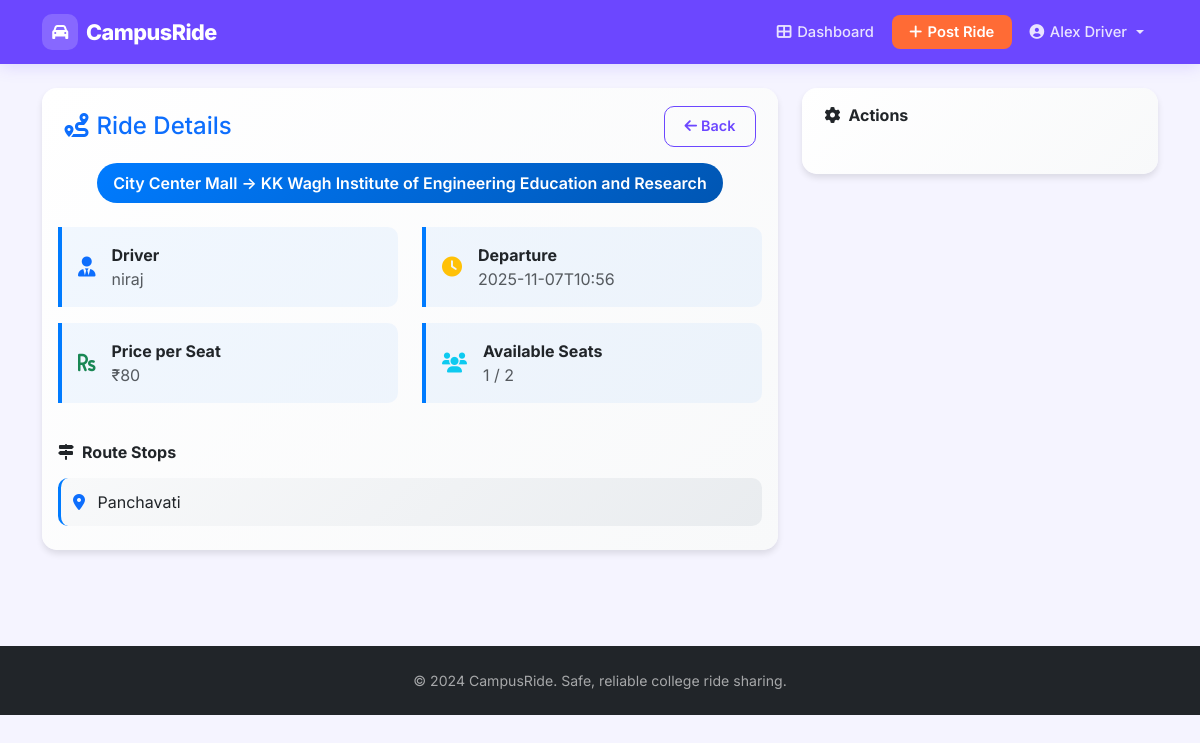
The page /ride-details/12 (signed in) on the database its author committed.
### tables this page shows
CREATE TABLE rides (
            id INTEGER PRIMARY KEY AUTOINCREMENT,
            driver_email TEXT NOT NULL,
            driver_name TEXT NOT NULL,
            origin TEXT NOT NULL,
            destination TEXT NOT NULL,
            departure_time TEXT NOT NULL,
            seats_available INTEGER NOT NULL,
            created_at TEXT NOT NULL, price_per_seat DECIMAL(10,2) DEFAULT 0.00, route_waypoints TEXT, ride_status TEXT DEFAULT "active", completed_at TEXT, distance_km DECIMAL(5,2) DEFAULT 0.00,
            FOREIGN KEY (driver_email) REFERENCES users (email)
        );

CREATE TABLE bookings (
            id INTEGER PRIMARY KEY AUTOINCREMENT,
            ride_id INTEGER NOT NULL,
            passenger_email TEXT NOT NULL,
            passenger_name TEXT NOT NULL,
            booked_at TEXT NOT NULL, pickup_location TEXT, dropoff_location TEXT, amount_paid DECIMAL(10,2) DEFAULT 0.00, payment_status TEXT DEFAULT "pending",
            FOREIGN KEY (ride_id) REFERENCES rides (id),
            FOREIGN KEY (passenger_email) REFERENCES users (email)
        );

### app.py (the view)
@app.route('/ride-details/<int:ride_id>')
def ride_details(ride_id):
    if 'email' not in session:
        flash('You must be logged in to view ride details.', 'error')
        return redirect(url_for('login'))
    conn = get_db_connection()
    ride = conn.execute('''
        SELECT r.*, COALESCE(COUNT(b.id), 0) as booked_seats
        FROM rides r
        LEFT JOIN bookings b ON r.id = b.ride_id
        WHERE r.id = ?
        GROUP BY r.id
    ''', (ride_id,)).fetchone()
    if not ride:
        conn.close()
        flash('Ride not found.', 'error')
        return redirect(url_for('dashboard'))
    ride_dict = dict(ride)
    ride_dict['available_seats'] = ride_dict['seats_available'] - ride_dict['booked_seats']
    passengers = conn.execute('''
        SELECT passenger_name, passenger_email, booked_at
        FROM bookings WHERE ride_id = ?
    ''', (ride_id,)).fetchall()
    ride_dict['passengers'] = [dict(p) for p in passengers]
    conn.close()
    waypoints = ride_dict.get('route_waypoints')
    if waypoints:
        try:
            ride_dict['route_waypoints'] = json.loads(waypoints)
        except (json.JSONDecodeError, TypeError):
            ride_dict['route_waypoints'] = []
    else:
        ride_dict['route_waypoints'] = []
    return render_template('ride_details.html',
                         ride=ride_dict,
                         role=session.get('role'),
                         email=session.get('email'))

### app.py (called while the page is built)
def get_db_connection():
    conn = sqlite3.connect(DATABASE)
    conn.row_factory = sqlite3.Row
    return conn

### templates/ride_details.html (shortened to what this page needs)
{% extends "layout.html" %}
{% block content %}
<div class="container py-4">
    <div class="row">
        <div class="col-lg-8">
            <div class="card detail-card mb-4">
                <div class="card-header bg-transparent border-0 pb-0">
                    <div class="d-flex justify-content-between align-items-center">
                        <h4 class="mb-0 text-primary">
                            <i class="fas fa-route me-2"></i>Ride Details
                        </h4>
                        <a href="{{ url_for('dashboard') }}" class="btn btn-outline-primary">
                            <i class="fas fa-arrow-left me-1"></i>Back
                        </a>
                    </div>
                </div>
                <div class="card-body">
                    <div class="text-center mb-4">
                        <div class="route-badge d-inline-block">
                            {{ ride.origin }} → {{ ride.destination }}
                        </div>
                    </div>
                    <div class="row">
                        <div class="col-md-6">
                            <div class="info-item">
                                <div class="d-flex align-items-center">
                                    <i class="fas fa-user-tie text-primary fa-lg me-3"></i>
                                    <div>
                                        <div class="fw-bold">Driver</div>
                                        <div class="text-muted">{{ ride.driver_name }}</div>
                                    </div>
                                </div>
                            </div>
                        </div>
                        <div class="col-md-6">
                            <div class="info-item">
                                <div class="d-flex align-items-center">
                                    <i class="fas fa-clock text-warning fa-lg me-3"></i>
                                    <div>
                                        <div class="fw-bold">Departure</div>
                                        <div class="text-muted">{{ ride.departure_time }}</div>
                                    </div>
                                </div>
                            </div>
                        </div>
                        <div class="col-md-6">
                            <div class="info-item">
                                <div class="d-flex align-items-center">
                                    <i class="fas fa-rupee-sign text-success fa-lg me-3"></i>
                                    <div>
                                        <div class="fw-bold">Price per Seat</div>
                                        <div class="text-muted">₹{{ ride.price_per_seat }}</div>
                                    </div>
                                </div>
                            </div>
                        </div>
                        <div class="col-md-6">
                            <div class="info-item">
                                <div class="d-flex align-items-center">
                                    <i class="fas fa-users text-info fa-lg me-3"></i>
                                    <div>
                                        <div class="fw-bold">Available Seats</div>
                                        <div class="text-muted">{{ ride.available_seats }} / {{ ride.seats_available }}</div>
                                    </div>
                                </div>
                            </div>
                        </div>
                    </div>
                    {% if ride.route_waypoints %}
                    <div class="mt-4">
                        <h6 class="fw-bold mb-3">
                            <i class="fas fa-map-signs me-2"></i>Route Stops
                        </h6>
                        {% for waypoint in ride.route_waypoints %}
                        <div class="waypoint-item">
                            <i class="fas fa-map-marker-alt text-primary me-2"></i>
                            {{ waypoint }}
                        </div>
                        {% endfor %}
                    </div>
                    {% endif %}
                </div>
            </div>
        </div>
        <div class="col-lg-4">
            <div class="card detail-card mb-4">
                <div class="card-header bg-transparent border-0">
                    <h6 class="mb-0 fw-bold">
                        <i class="fas fa-cog me-2"></i>Actions
                    </h6>
                </div>
                <div class="card-body">
                </div>
            </div>
        </div>
    </div>
</div>
{% endblock %}

### templates/layout.html (style rules this page uses)
:root { --primary-color: #6c47ff; --primary-dark: #4f2fe0; --primary-light: #ede9ff; --accent-color: #ff6b35; --accent-dark: #e85520; --secondary-color: #64748b; --success-color: #10b981; --danger-color: #ef4444; --warning-color: #f59e0b; --bg-color: #f5f4ff; --card-bg: #ffffff; --text-primary: #1e1b4b; --text-muted: #6b7280; --border-color: #e5e7eb; --navbar-height: 64px; }
* { box-sizing: border-box; }
body { font-family: 'Inter', -apple-system, BlinkMacSystemFont, sans-serif; background-color: var(--bg-color); color: var(--text-primary); opacity: 0; animation: pageLoad 0.4s ease forwards; }
.card { border: 1px solid var(--border-color); box-shadow: 0 2px 12px rgba(108,71,255,0.06); border-radius: 16px; background: var(--card-bg); }
.card-header { background: transparent; border-bottom: 1px solid var(--border-color); padding: 1.1rem 1.4rem; border-radius: 16px 16px 0 0 !important; }
.btn { border-radius: 10px; font-weight: 600; font-size: 0.9rem; padding: 0.55rem 1.2rem; transition: all 0.2s ease; border: none; }
.btn-outline-primary { border: 1.5px solid var(--primary-color); color: var(--primary-color); background: transparent; }

### templates/ride_details.html (style rules this page uses)
.detail-card { background: linear-gradient(135deg, #ffffff 0%, #f8f9fa 100%); border: none; box-shadow: 0 4px 6px rgba(0, 0, 0, 0.1); border-radius: 15px; }
.route-badge { background: linear-gradient(135deg, #007bff, #0056b3); color: white; padding: 0.5rem 1rem; border-radius: 25px; font-weight: 600; }
.info-item { background: rgba(0, 123, 255, 0.05); border-left: 4px solid #007bff; padding: 1rem; border-radius: 0 10px 10px 0; margin-bottom: 1rem; }
.waypoint-item { background: linear-gradient(135deg, #f8f9fa, #e9ecef); border-radius: 10px; padding: 0.75rem; margin-bottom: 0.5rem; border-left: 3px solid #007bff; }

### rows shown on the page
rides: origin "City Center Mall", destination "KK Wagh Institute of Engineering Education and Research", driver_name "niraj", departure_time "2025-11-07T10:56", price_per_seat "80", seats_available "2"
bookings: pickup_location "Panchavati"

### other values the page prints
{{ session.name }} "Alex Driver"
{{ ride.available_seats }} "1"
